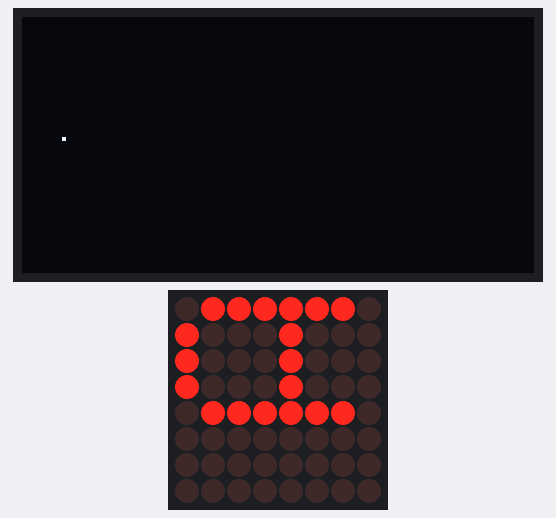
Recording of a program running on a simulated Arduino Mega 2560, built with avr-gcc and run on an emulated ATmega2560. On the bench: 128×64 one-colour display, 8×8 LED matrix.

Above: at 2.1 s.
At 4.1 s:
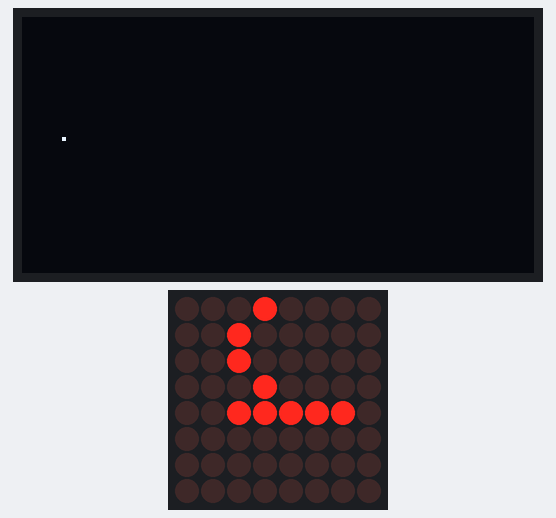
At 6.1 s:
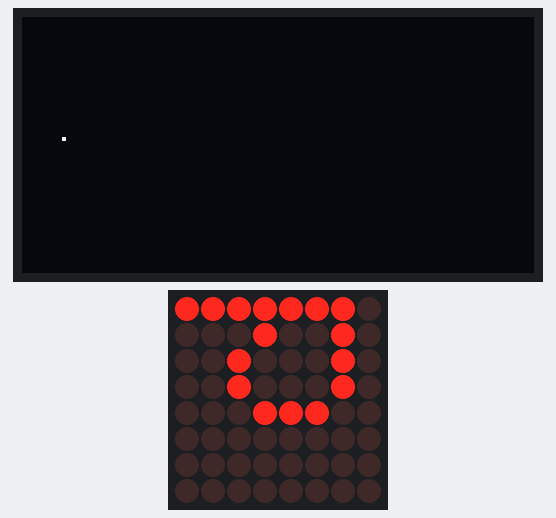
At 8.1 s:
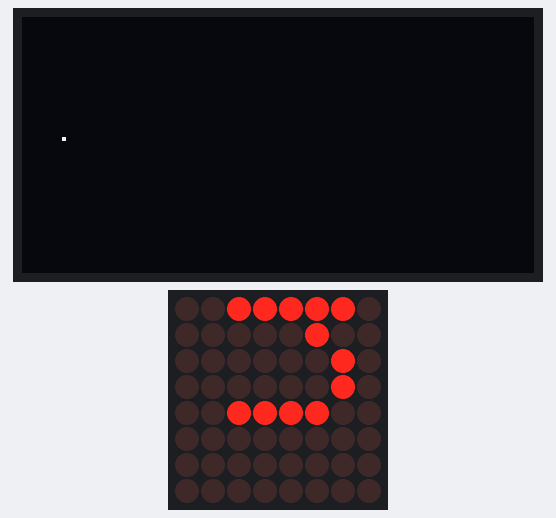
At 10.1 s:
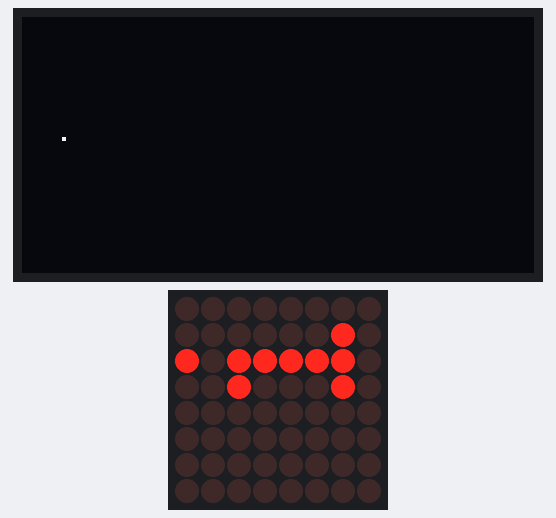
At 14.1 s:
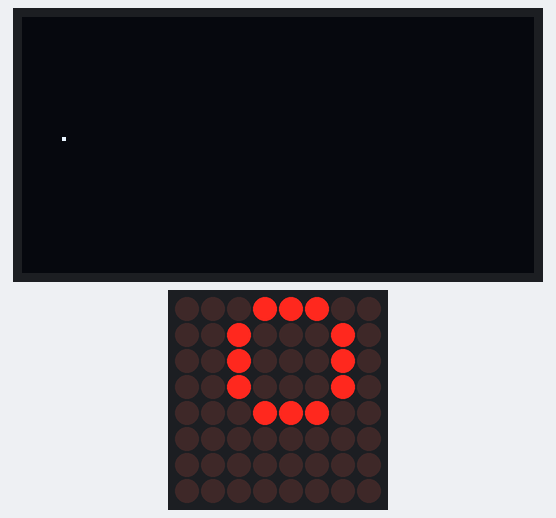

Measured:
- what the display in image 0 shows lasts 2.0 s, from 2.1 s to 4.1 s

The program:

main.cpp
```cpp
#include <Arduino.h>
#include <SPI.h>
#include <Wire.h>
#include <Adafruit_GFX.h>
#include <Adafruit_SSD1306.h>
#include <Fonts/Picopixel.h>
#include <Fonts/FreeMono12pt7b.h>
#include <LedControl.h>

//Matrix Definition
int dataIn = 53;
int loadCS = 51;
int clk = 49;
LedControl lc = LedControl(dataIn, clk, loadCS, 1);
unsigned long delaytime1 = 2000;
unsigned long delaytime2 = 200;

//Display Definition
#define SCREEN_WIDTH 128 // OLED display width, in pixels
#define SCREEN_HEIGHT 64 // OLED display height, in pixels
int cursorX = 10;
int cursorY = 30;

// Declaration for an SSD1306 display connected to I2C (SDA, SCL pins)
#define OLED_RESET 4 // Reset pin # (or -1 if sharing Arduino reset pin)
Adafruit_SSD1306 display(SCREEN_WIDTH, SCREEN_HEIGHT, &Wire, OLED_RESET);

void setup()
{
  //Serial Monitor Setup
  Serial.begin(9600);
  //Display Setup
  {
    // SSD1306_SWITCHCAPVCC = generate display voltage from 3.3V internally
    if (!display.begin(SSD1306_SWITCHCAPVCC, 0x3C))
    { // Address 0x3C for 128x32
      Serial.println(F("SSD1306 allocation failed"));
      for (;;)
        ; // Don't proceed, loop forever
    }

    // Clear the buffer
    display.clearDisplay();

    // Draw a single pixel in white
    display.drawPixel(cursorX, cursorY, WHITE);

    // Show the display buffer on the screen. You MUST call display() after
    // drawing commands to make them visible on screen!
    display.display();
    delay(2000);
  }

  //Matrix Setup
  {
    lc.shutdown(0, false);
    lc.setIntensity(0, 1);
    lc.clearDisplay(0);
  }
}

void writeArduinoOnMatrix()
{
  /* here is the data for the characters */
  byte a[5] = {B01111110, B10001000, B10001000, B10001000, B01111110};
  byte r[5] = {B00010000, B00100000, B00100000, B00010000, B00111110};
  byte d[5] = {B11111110, B00010010, B00100010, B00100010, B00011100};
  byte u[5] = {B00111110, B00000100, B00000010, B00000010, B00111100};
  byte i[5] = {B00000000, B00000010, B10111110, B00100010, B00000000};
  byte n[5] = {B00011110, B00100000, B00100000, B00010000, B00111110};
  byte o[5] = {B00011100, B00100010, B00100010, B00100010, B00011100};

  /* now display them one by one with a small delay */
  lc.setRow(0, 0, a[0]);
  lc.setRow(0, 1, a[1]);
  lc.setRow(0, 2, a[2]);
  lc.setRow(0, 3, a[3]);
  lc.setRow(0, 4, a[4]);
  delay(delaytime1);
  lc.setRow(0, 0, r[0]);
  lc.setRow(0, 1, r[1]);
  lc.setRow(0, 2, r[2]);
  lc.setRow(0, 3, r[3]);
  lc.setRow(0, 4, r[4]);
  delay(delaytime1);
  lc.setRow(0, 0, d[0]);
  lc.setRow(0, 1, d[1]);
  lc.setRow(0, 2, d[2]);
  lc.setRow(0, 3, d[3]);
  lc.setRow(0, 4, d[4]);
  delay(delaytime1);
  lc.setRow(0, 0, u[0]);
  lc.setRow(0, 1, u[1]);
  lc.setRow(0, 2, u[2]);
  lc.setRow(0, 3, u[3]);
  lc.setRow(0, 4, u[4]);
  delay(delaytime1);
  lc.setRow(0, 0, i[0]);
  lc.setRow(0, 1, i[1]);
  lc.setRow(0, 2, i[2]);
  lc.setRow(0, 3, i[3]);
  lc.setRow(0, 4, i[4]);
  delay(delaytime1);
  lc.setRow(0, 0, n[0]);
  lc.setRow(0, 1, n[1]);
  lc.setRow(0, 2, n[2]);
  lc.setRow(0, 3, n[3]);
  lc.setRow(0, 4, n[4]);
  delay(delaytime1);
  lc.setRow(0, 0, o[0]);
  lc.setRow(0, 1, o[1]);
  lc.setRow(0, 2, o[2]);
  lc.setRow(0, 3, o[3]);
  lc.setRow(0, 4, o[4]);
  delay(delaytime1);
  lc.setRow(0, 0, 0);
  lc.setRow(0, 1, 0);
  lc.setRow(0, 2, 0);
  lc.setRow(0, 3, 0);
  lc.setRow(0, 4, 0);
  delay(delaytime1);
}

/*
  This function lights up a some Leds in a row.
 The pattern will be repeated on every row.
 The pattern will blink along with the row-number.
 row number 4 (index==3) will blink 4 times etc.
 */
void rows()
{
  for (int row = 0; row < 8; row++)
  {
    delay(delaytime2);
    lc.setRow(0, row, B10101010);
    delay(delaytime2);
    lc.setRow(0, row, (byte)0);
    for (int i = 0; i < row; i++)
    {
      delay(delaytime2);
      lc.setRow(0, row, B10101010);
      delay(delaytime2);
      lc.setRow(0, row, (byte)0);
    }
  }
}

/*
  This function lights up a some Leds in a column.
 The pattern will be repeated on every column.
 The pattern will blink along with the column-number.
 column number 4 (index==3) will blink 4 times etc.
 */
void columns()
{
  for (int col = 0; col < 8; col++)
  {
    delay(delaytime2);
    lc.setColumn(0, col, B10100000);
    delay(delaytime2);
    lc.setColumn(0, col, (byte)0);
    for (int i = 0; i < col; i++)
    {
      delay(delaytime2);
      lc.setColumn(0, col, B10100000);
      delay(delaytime2);
      lc.setColumn(0, col, (byte)0);
    }
  }
}

/*
 This function will light up every Led on the matrix.
 The led will blink along with the row-number.
 row number 4 (index==3) will blink 4 times etc.
 */
void single()
{
  for (int row = 0; row < 8; row++)
  {
    for (int col = 0; col < 8; col++)
    {
      delay(delaytime2);
      lc.setLed(0, row, col, true);
      delay(delaytime2);
      for (int i = 0; i < col; i++)
      {
        lc.setLed(0, row, col, false);
        delay(delaytime2);
        lc.setLed(0, row, col, true);
        delay(delaytime2);
      }
    }
  }
}

void loop()
{
  writeArduinoOnMatrix();
  lc.clearDisplay(0);

  rows();
  lc.clearDisplay(0);
  columns();
  lc.clearDisplay(0);
  single();
  lc.clearDisplay(0);


  /*
  delay(1000);

  display.clearDisplay();

  display.setFont(&FreeMono12pt7b);
  display.setTextColor(WHITE);
  display.setTextSize(1);
  display.setTextWrap(true);
  display.setCursor(cursorX, cursorY);
  display.println(F("hi! "));
  display.display();
  delay(1000);
  display.startscrolldiagright(0, 63);
  delay(3000);
  display.stopscroll();
  //display.setCursor(cursorX+50,cursorY);
  display.startscrolldiagleft(0, 31);
  delay(5000);
  display.stopscroll();
  delay(2000);
  display.clearDisplay();
  display.setCursor(cursorX, cursorY);
  display.println("hi ");
  display.display();
  delay(2000);
  display.clearDisplay();
  display.setCursor(cursorX, cursorY);
  display.println("test");
  display.display();
  delay(2000);
  */
}
```
